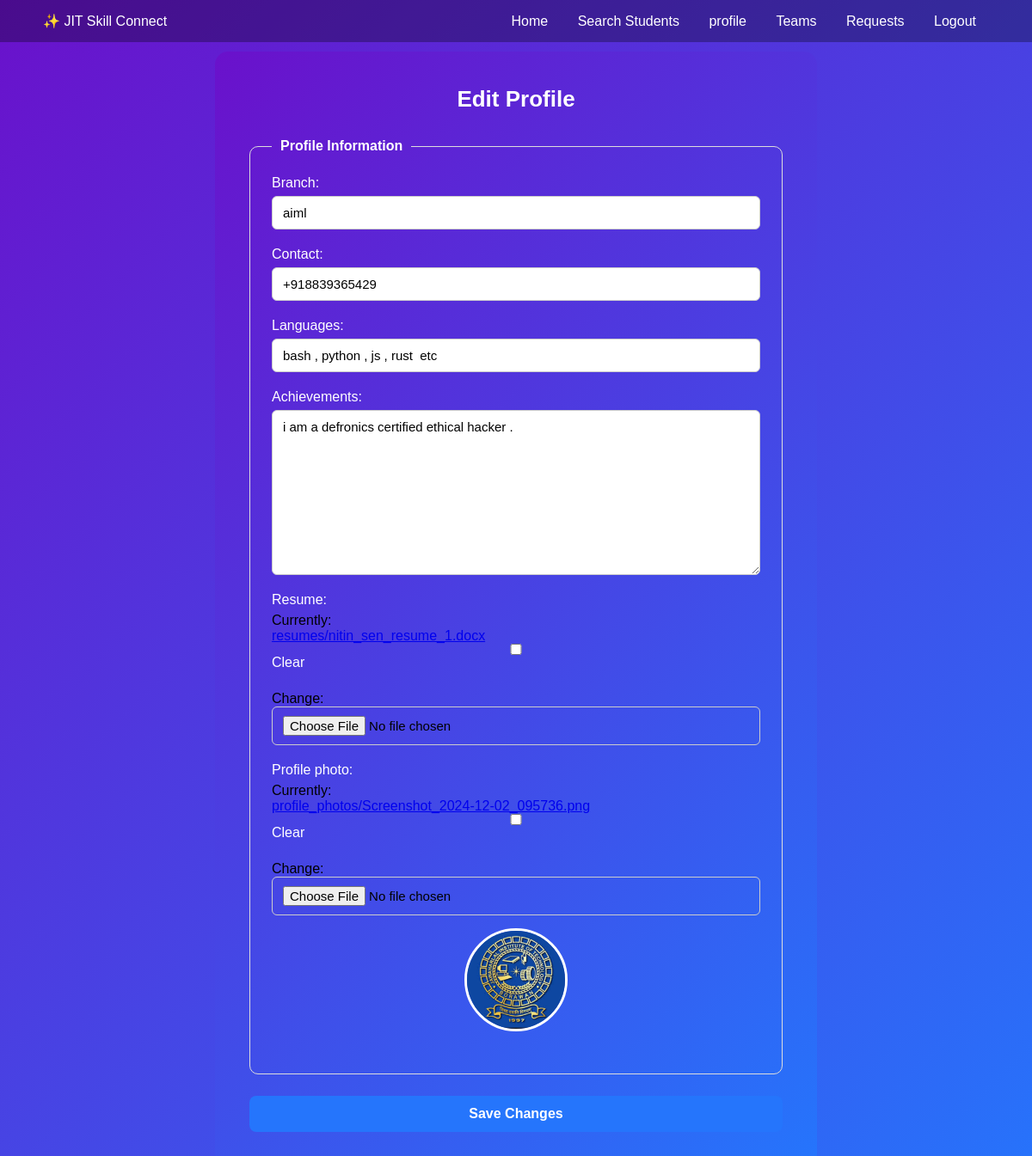
The page /edit-profile/ (signed in) on the database its author committed.
### jit/models.py (models this page shows, shortened)
class StudentProfile(models.Model):
    user = models.OneToOneField(User, on_delete=models.CASCADE)
    branch = models.CharField(max_length=100)
    contact = models.CharField(max_length=15)
    skills = models.ManyToManyField(Skill, blank=True)
    languages = models.CharField(max_length=200, blank=True)  # e.g., Python, C++, Java
    achievements = models.TextField(blank=True)
    resume = models.FileField(upload_to='resumes/', blank=True, null=True)  # PDF resume
    profile_photo = models.ImageField(upload_to='profile_photos/', blank=True, null=True)

### jit/views.py (the view)
# urls.py: path('edit-profile/', views.edit_profile, name='edit_profile'),
@login_required
def edit_profile(request):
    profile = StudentProfile.objects.get(user=request.user)
    if request.method == 'POST':
        profile_form = StudentProfileForm(request.POST, request.FILES, instance=profile)
        if profile_form.is_valid():
            profile_form.save()
            return redirect('my_profile')
    else:
        profile_form = StudentProfileForm(instance=profile)
    return render(request, 'edit_profile.html', {'profile_form': profile_form, 'profile': profile})

### jit/forms.py
class StudentProfileForm(forms.ModelForm):
    class Meta:
        model = StudentProfile
        fields = ['branch', 'contact','languages', 'achievements', 'resume', 'profile_photo']

### jit/templates/edit_profile.html (shortened to what this page needs)
{% extends 'base.html' %}
{% load static %}
{% block content %}
<link rel="stylesheet" href="{% static 'css/edit_profile.css' %}">
<body>
<div class="edit-profile-container">
  <h2 class="page-title">Edit Profile</h2>
  <form method="POST" enctype="multipart/form-data" class="edit-profile-form">
    <fieldset class="profile-fieldset">
      <legend>Profile Information</legend>
      <div class="form-group">
        {{ profile_form.branch.label_tag }}
        {{ profile_form.branch }}
      </div>
      <div class="form-group">
        {{ profile_form.contact.label_tag }}
        {{ profile_form.contact }}
      </div>
      <div class="form-group">
        {{ profile_form.languages.label_tag }}
        {{ profile_form.languages }}
      </div>
      <div class="form-group">
        {{ profile_form.achievements.label_tag }}
        {{ profile_form.achievements }}
      </div>
      <div class="form-group">
        {{ profile_form.resume.label_tag }}
        {{ profile_form.resume }}
      </div>
      <div class="form-group">
        {{ profile_form.profile_photo.label_tag }}
        {{ profile_form.profile_photo }}
        {% if profile.profile_photo %}
          <div class="current-photo">
            <img src="{{ profile.profile_photo.url }}" alt="{{ request.user.username }}">
          </div>
        {% endif %}
      </div>
    </fieldset>
    <button type="submit" class="btn-save">Save Changes</button>
  </form>
</div>
{% endblock %}

### jit/static/css/landing.css (style rules this page uses)
* { margin:0; padding:0; box-sizing:border-box; font-family:'Poppins', sans-serif; }
body { scroll-behavior: smooth; }

### jit/static/css/edit_profile.css (style rules this page uses)
body { background: linear-gradient(135deg, #6a11cb, #2575fc); }
.edit-profile-container { max-width: 700px; margin: 60px auto; background: linear-gradient(135deg, #6a11cb, #2575fc); padding: 40px; border-radius: 15px; box-shadow: 0 4px 15px white(0, 0, 0, 0.1); font-family: 'Poppins', sans-serif; }
.page-title { text-align: center; margin-bottom: 30px; color:white; font-size: 26px; font-weight: 600; }
.profile-fieldset { border: 1px solid #ddd; border-radius: 10px; padding: 25px; }
.profile-fieldset legend { padding: 0 10px; font-weight: 600; color:white; }
.form-group { margin-bottom: 20px; display: flex; flex-direction: column; }
.form-group label { font-weight: 500; margin-bottom: 6px; color: white; }
.form-group input, .form-group textarea, .form-group select { padding: 10px 12px; border: 1px solid #ccc; border-radius: 6px; font-size: 15px; outline: none; }
.current-photo { margin-top: 15px; text-align: center; }
.current-photo img { width: 120px; height: 120px; border-radius: 50%; object-fit: cover; border: 3px solid white; }
.btn-save { display: block; width: 100%; padding: 12px 0; background: #2575fc; color: #fff; border: none; border-radius: 8px; font-size: 16px; font-weight: 600; cursor: pointer; margin-top: 25px; transition: background 0.3s ease; }

### rows shown on the page
StudentProfile: branch "aiml", contact "+918839365429", languages "bash , python , js , rust etc", achievements "i am a defronics certified ethical hacker .", profile_photo (picture)

### other values the page prints
{{ profile_form.branch.label_tag }} "Branch:"
{{ profile_form.contact.label_tag }} "Contact:"
{{ profile_form.languages.label_tag }} "Languages:"
{{ profile_form.achievements.label_tag }} "Achievements:"
{{ profile_form.resume.label_tag }} "Resume:"
{{ profile_form.profile_photo.label_tag }} "Profile photo:"
